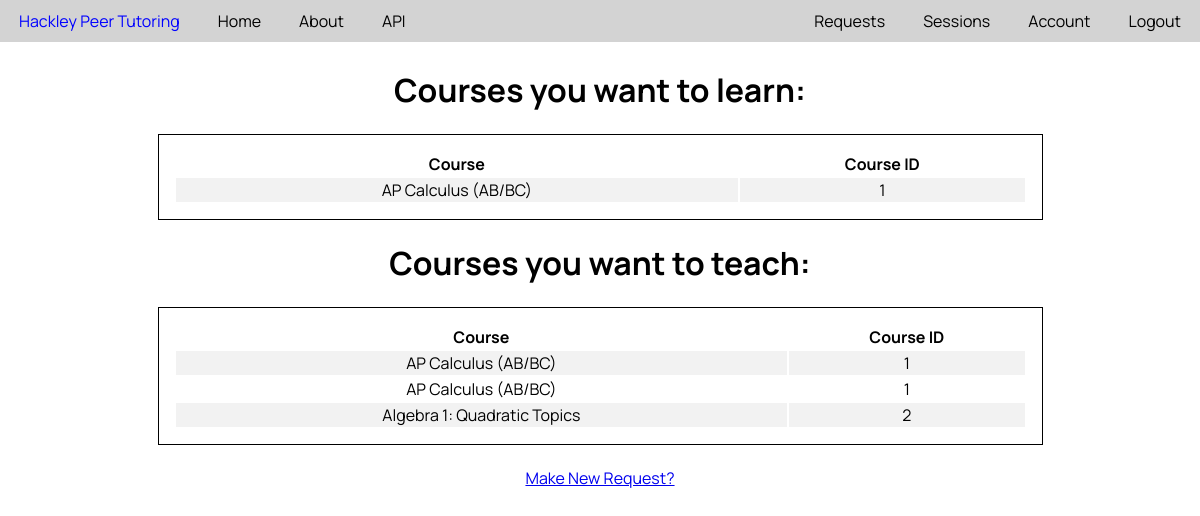
The app's page /requests (signed in), older data.
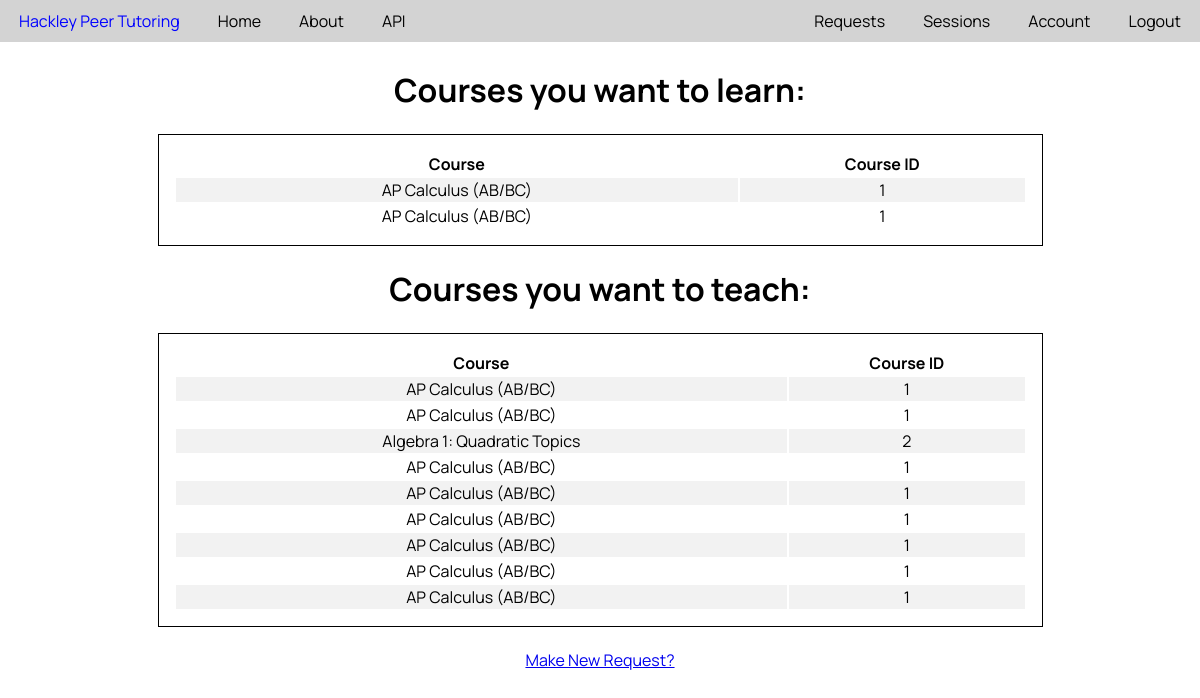
The same page, newer data.
### PeerTutor/models.py (models this page shows, shortened)
class Course(db.Model):
    __tablename__ = 'course'
    id = db.Column(db.Integer, primary_key=True)
    name = db.Column(db.String(20), unique=True, nullable=False)
    description = db.Column(db.Text, nullable=False)

class CourseRequest(db.Model):
    __tablename__ = 'courseRequest'
    id = db.Column(db.Integer, primary_key=True)
    user_id = db.Column(db.Integer, db.ForeignKey('user.id'), nullable=False)
    course_id = db.Column(db.Integer, nullable=False)
    relationship = db.Column('relationship', db.Boolean, nullable=False)
    date_added = db.Column(db.DateTime, nullable=False, default=datetime.utcnow)

### PeerTutor/tutoring/routes.py (the view)
@tutor_functions.route('/requests', methods=['GET'])
@login_required
def requests():
    teachRequests = queryCourseRequests(user=current_user, relationship=True)
    learnRequests = queryCourseRequests(user=current_user, relationship=False)
    return render_template('requests.html', queryCourse=queryCourse, teachRequests=teachRequests, learnRequests=learnRequests)

### PeerTutor/models.py (called while the page is built)
@login_manager.user_loader
def load_user(user_id):
   return User.query.get(int(user_id))

### PeerTutor/tutoring/utils.py (called while the page is built)
def queryCourse(id):
    return Course.query.get(id)

def queryCourseRequests(user, relationship):
    return CourseRequest.query.filter_by(user=user, relationship=relationship).all()

### PeerTutor/templates/requests.html (shortened to what this page needs)
{% extends 'base.html' %}
{% block content %}
    <div class="requests-page">
    <h1> Courses you want to learn: </h1>
    <table class="request-table">
        <tr>
            <th>Course</th>
            <th>Course ID</th>
        </tr>
        {% for request in learnRequests %}
        <tr>
            <td>{{queryCourse(request.course_id).name}}</td>
            <td>{{request.course_id}}</td>
        </tr>
        {% endfor %}
    </table>
    <h1> Courses you want to teach: </h1>
    <table class="request-table">
        <tr>
            <th>Course</th>
            <th>Course ID</th>
        </tr>
        {% for request in teachRequests %}
        <tr>
            <td>{{queryCourse(request.course_id).name}}</td>
            <td>{{request.course_id}}</td>
        </tr>
        {% endfor %}
    </table>
    <br>
    <a href="{{url_for('tutor_functions.makeRequest')}}"> Make New Request? </a>
    </div>
{% endblock %}

### PeerTutor/templates/base.html (shortened to what this page needs)
<!DOCTYPE html>
<html lang="en">
<head>
    <link rel="stylesheet" type="text/css" href="{{ url_for('static', filename='main.css') }}">
</head>
<body>
  <header class="nav-bar-header">
    <nav class="nav-bar-nav">
      <div class="nav-bar-div">
        <a class="link left-link logo" href="{{ url_for('main.home') }}">Hackley Peer Tutoring</a>
          <div class="left-link-group">
            <a class="link left-link" href="{{ url_for('main.home') }}">Home</a>
            <a class="link left-link" href="{{ url_for('main.about') }}">About</a>
            <a class="link left-link" href="{{ url_for('main.apiHelp')}}">API</a>
          </div>
          <div class="right-link-group">
          {% if current_user.is_authenticated %}
            <a class="link right-link" href=" {{ url_for('users.logout') }}">Logout</a>
            <a class="link right-link" href=" {{ url_for('users.account') }}">Account</a>
            <a class="link right-link" href=" {{ url_for('tutor_functions.sessions') }}">Sessions</a>
            <a class="link right-link" href=" {{ url_for('tutor_functions.requests') }}">Requests</a>
          {% else %}
            <a class="link right-link" href=" {{ url_for('users.login') }}">Login</a>
            <a class="link right-link" href="{{ url_for('users.register') }}">Register</a>
          {% endif %}
        </div>
      </div>
    </nav>
  </header>
  <main role="main" class="content">
      <div class="messages">
          {% block content %}{% endblock %}
      </div>
  </main>
</body>

### PeerTutor/static/main.css (style rules this page uses)
body { margin: 0px; font-family: 'Manrope', sans-serif; }
tr { border-bottom: 1px solid black; border-right: 1px solid black; }
tr:nth-child(even) { background-color: #f2f2f2; }
.link { display: inline; padding-top: 10px; padding-bottom: 10px; padding-right: 19px; padding-left: 19px; margin-top:0px; color:black; text-decoration: none; background-color: lightgrey; margin-bottom:0px; }
.right-link { float: right; }
.left-link { float: left; }
.nav-bar-header { display:inline-block; height: auto; width: 100%; padding-top: 0px; background-color: lightgrey; margin:0px; padding-bottom:0px; }
.logo { border-style: hidden; color: blue; margin-left: 0px; margin-bottom:0px; }
.left-link-group { float: left; }
.right-link-group { float:right; }
.nav-bar-nav { width: 100%; margin: 0px; padding-bottom:0px; }
.nav-bar-div { margin: 0px; padding-bottom:0px; }
.messages { margin: 0px; }
.request-table { border: 1px solid black; width: 75%; text-align: center; padding: 15px; margin-left: auto; margin-right: auto; }
.requests-page { margin:10px; text-align: center; }

Row changes from the older to the newer data that the page shows:
added CourseRequest: {{ queryCourse(request.course_id).name }} "AP Calculus (AB/BC)", course_id "1", shown under "Courses you want to learn:"
added CourseRequest: {{ queryCourse(request.course_id).name }} "AP Calculus (AB/BC)", course_id "1", shown under "Courses you want to teach:"
added CourseRequest: {{ queryCourse(request.course_id).name }} "AP Calculus (AB/BC)", course_id "1", shown under "Courses you want to teach:"
added CourseRequest: {{ queryCourse(request.course_id).name }} "AP Calculus (AB/BC)", course_id "1", shown under "Courses you want to teach:"
added CourseRequest: {{ queryCourse(request.course_id).name }} "AP Calculus (AB/BC)", course_id "1", shown under "Courses you want to teach:"
added CourseRequest: {{ queryCourse(request.course_id).name }} "AP Calculus (AB/BC)", course_id "1", shown under "Courses you want to teach:"
added CourseRequest: {{ queryCourse(request.course_id).name }} "AP Calculus (AB/BC)", course_id "1", shown under "Courses you want to teach:"
